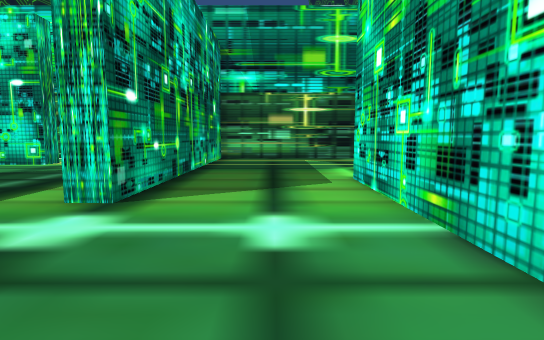
View 1 (above)

18 first-person views from a walk through a Unity game level. The camera is 1.5 m above the floor, tilts 6° down and sees 80° across. The floor is counted in squares, 2 m on a side. Each view is taken from the middle of a square. On the plan, view 1 faces up. The plan holds only what a view shows up to about 11 squares ahead; the rest is blank. The place goes on beyond the plan.

View 2
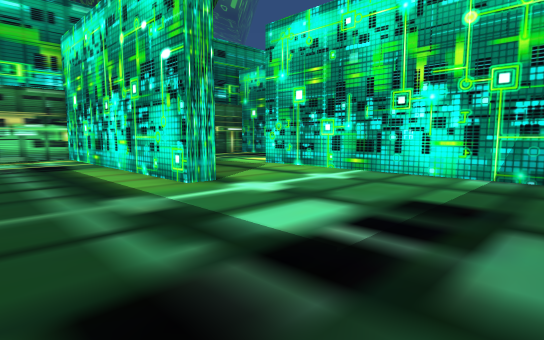

View 3
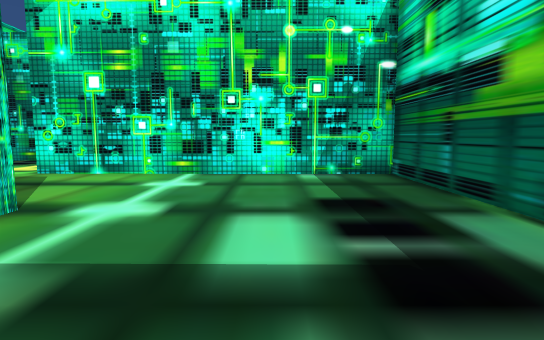

View 4
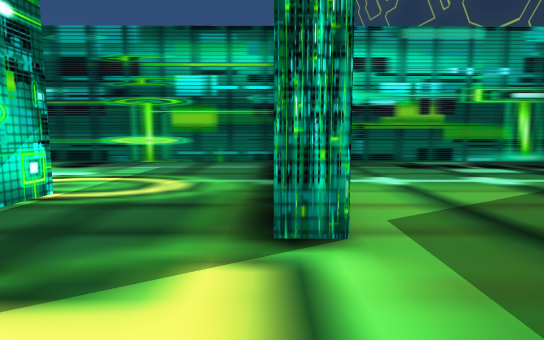

View 5
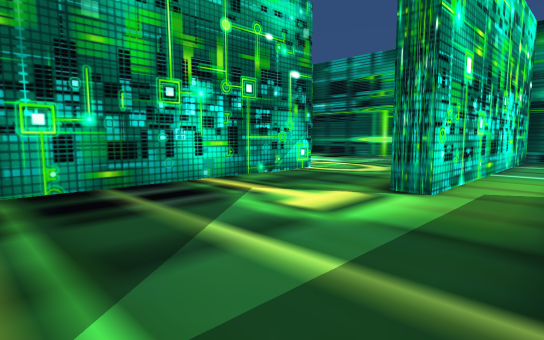

View 6
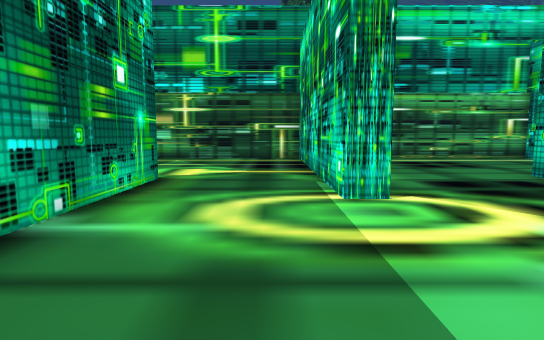

View 7
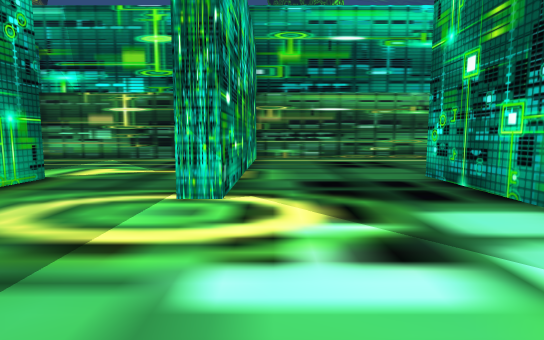

View 8
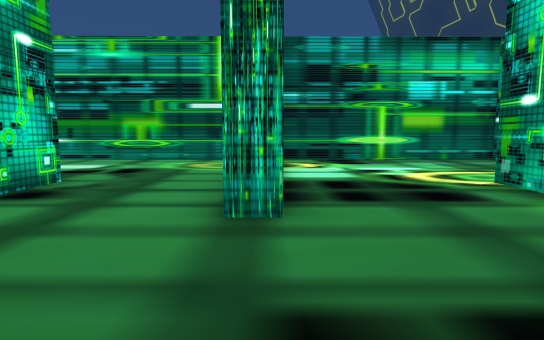

View 9
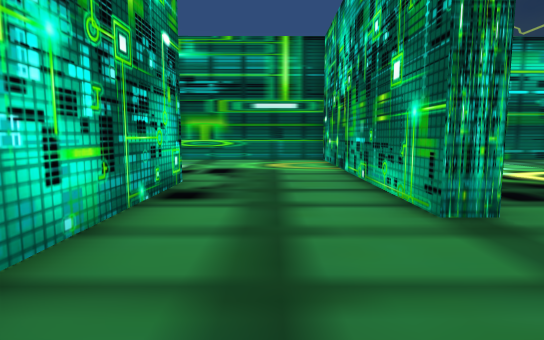

View 10
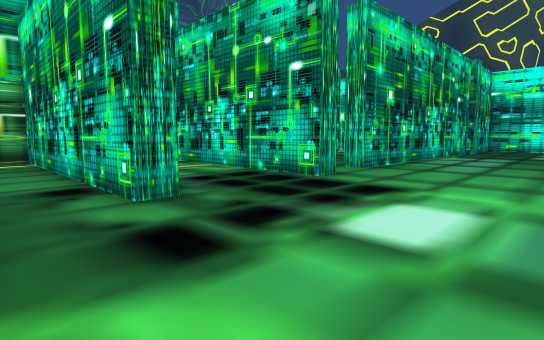

View 11
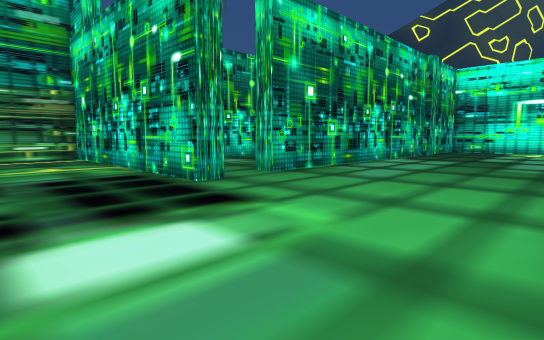

View 12
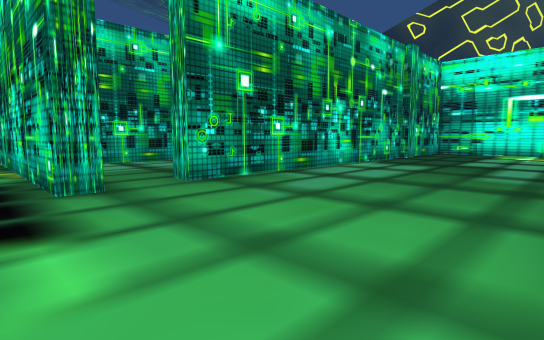

View 13
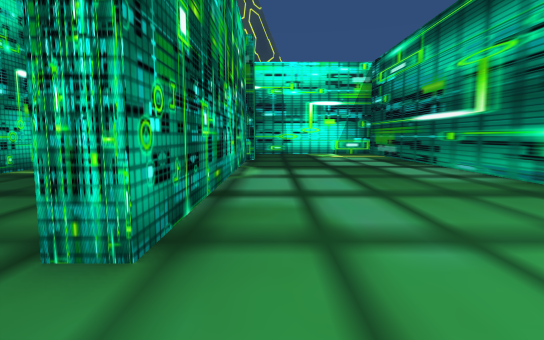

View 14
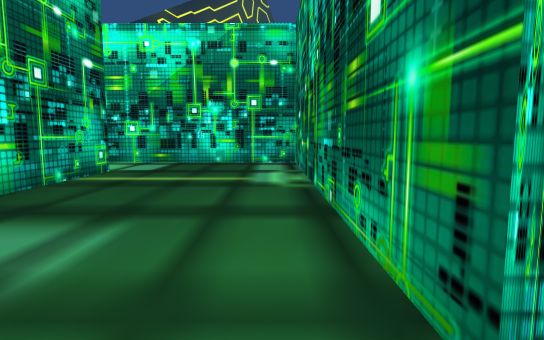

View 15
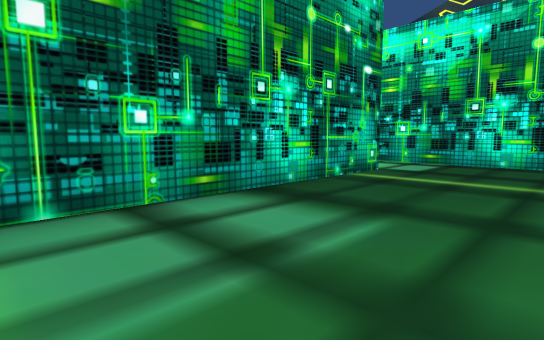

View 16
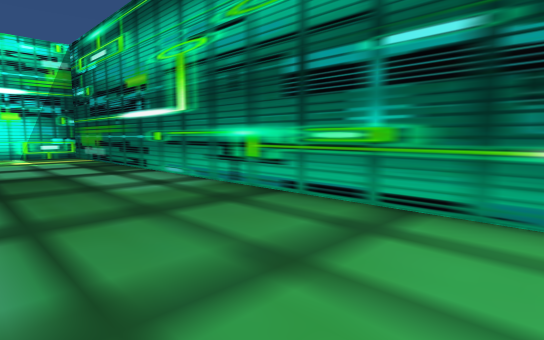

View 17
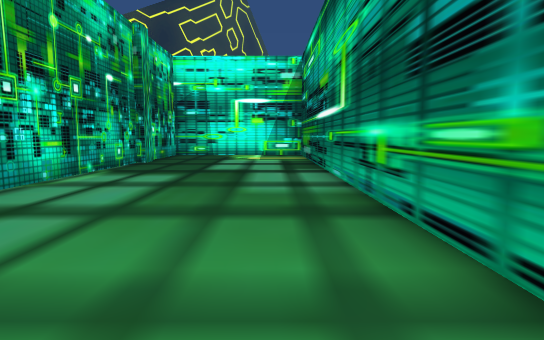

View 18
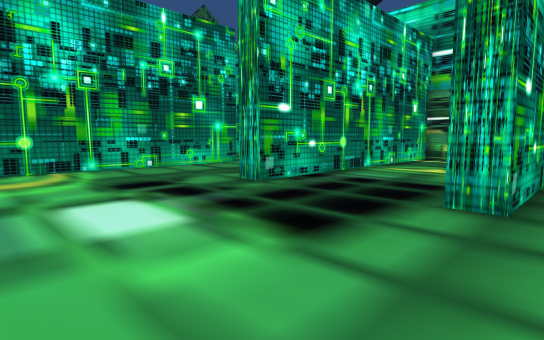

### Floor plan
Points are (right, up) in squares from view 1. A wall is a line through its corners. A room is listed if a view was taken in it or the views show most of it. See-through windows are left out.
Room 1 (views 1, 2, 3, 4, 5)
walls: (4.9, 5.4) (4.9, 10.9) (-1.7, 10.9) (-1.8, 3.6) (-2.3, 3.6) (-2.3, 10.9) (-4, 10.9); (-5.5, -1.4) (1.4, -1.4) (1.4, 5.7) (2, 5.7)
ways out: opening at (3.5, 4.5) to room 2
Room 2 (views 6, 7, 8, 9, 10, 11, 12, 13, 16, 17, 18)
walls: (13, 3.8) (12.5, 3.8); (16.5, 3.8) (15.9, 3.8); (16.5, 4.5) (16.5, 3.6) (15.9, 3.7) (16, 10.9) (13.1, 10.9) (13, 3.7) (12.5, 3.7) (12.5, 10.9) (5.5, 10.9) (5.4, 3.8) (4.9, 3.9) (4.9, 5.4); (8.9, 3.3) (8.9, 6.1) (9.4, 6.1) (9.4, -1.3) (15.7, -1.3); (17.2, -1.3) (28.6, -1.2); (26.1, 3.8) (17.8, 3.8) (17.9, 4.4); (2, 5.7) (2, 2.4); (26.8, 3.6) (26, 3.6); (1.8, -1.4) (8.7, -1.3); (28.1, 3.8) (27.3, 3.8)
ways out: opening at (3.5, 4.5) to room 1; opening at (17, 4) to room 3
Room 3 (views 14, 15)
walls: (23.9, 8.4) (17.3, 8.5); (17.9, 4.4) (26.1, 4.3) (26.2, 8.4); (16.5, 6.2) (16.5, 4.5)
ways out: opening at (17, 4) to room 2; opening at (24.5, 9)

Where each view was taken, in squares from view 1:
view 1: 0 up, 0 right, facing up
view 2: 1 down, 5 left, facing up-right
view 3: 1 up, 5 left, facing right
view 4: 8 up, 2 right, facing down
view 5: 10 up, 0 right, facing down-right
view 6: 0 up, 4 right, facing up
view 7: 0 up, 6 right, facing up
view 8: 9 up, 9 right, facing down
view 9: 9 up, 11 right, facing down
view 10: 0 up, 11 right, facing up-right
view 11: 1 down, 13 right, facing up-right
view 12: 1 down, 15 right, facing up-right
view 13: 3 up, 16 right, facing right
view 14: 5 up, 17 right, facing right
view 15: 5 up, 17 right, facing up-right
view 16: 2 up, 17 right, facing down-right
view 17: 0 up, 17 right, facing right
view 18: 0 up, 17 right, facing up-left
